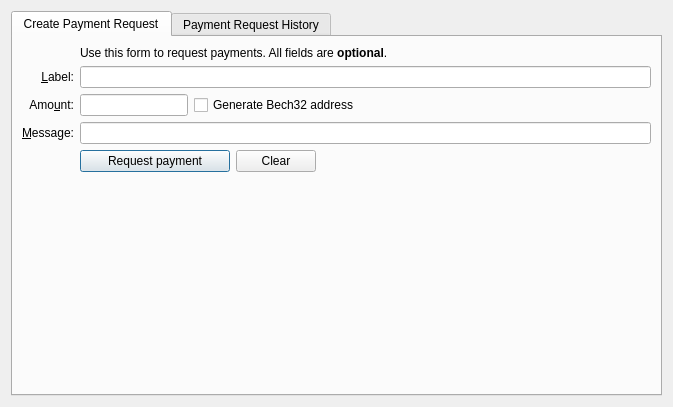
<?xml version="1.0" encoding="UTF-8"?>
<ui version="4.0">
 <class>PaymentRequestDialog</class>
 <widget class="QDialog" name="PaymentRequestDialog">
  <property name="geometry">
   <rect>
    <x>0</x>
    <y>0</y>
    <width>673</width>
    <height>407</height>
   </rect>
  </property>
  <property name="windowTitle">
   <string>Payment Requests</string>
  </property>
  <layout class="QVBoxLayout" name="verticalLayout">
   <item>
    <widget class="QTabWidget" name="tabWidget_2">
     <property name="currentIndex">
      <number>0</number>
     </property>
     <widget class="QWidget" name="tab_3">
      <attribute name="title">
       <string>Create Payment Request</string>
      </attribute>
      <layout class="QGridLayout" name="gridLayout_2">
       <item row="0" column="0">
        <layout class="QGridLayout" name="gridLayout">
         <item row="5" column="0">
          <widget class="QLabel" name="label">
           <property name="toolTip">
            <string>An optional amount to request. Leave this empty or zero to not request a specific amount.</string>
           </property>
           <property name="text">
            <string>Amo&amp;unt:</string>
           </property>
           <property name="alignment">
            <set>Qt::AlignRight|Qt::AlignTrailing|Qt::AlignVCenter</set>
           </property>
           <property name="buddy">
            <cstring>reqAmount</cstring>
           </property>
          </widget>
         </item>
         <item row="6" column="0">
          <widget class="QLabel" name="label_3">
           <property name="toolTip">
            <string>An optional message to attach to the payment request, which will be displayed when the request is opened. Note: The message will not be sent with the payment over the DriveNet network.</string>
           </property>
           <property name="text">
            <string>&amp;Message:</string>
           </property>
           <property name="alignment">
            <set>Qt::AlignRight|Qt::AlignTrailing|Qt::AlignVCenter</set>
           </property>
           <property name="buddy">
            <cstring>reqMessage</cstring>
           </property>
          </widget>
         </item>
         <item row="4" column="2">
          <widget class="QLineEdit" name="reqLabel">
           <property name="toolTip">
            <string>An optional label to associate with the new receiving address.</string>
           </property>
          </widget>
         </item>
         <item row="2" column="2">
          <widget class="QLabel" name="label_5">
           <property name="text">
            <string>Use this form to request payments. All fields are &lt;b&gt;optional&lt;/b&gt;.</string>
           </property>
          </widget>
         </item>
         <item row="4" column="0">
          <widget class="QLabel" name="label_2">
           <property name="toolTip">
            <string>An optional label to associate with the new receiving address.</string>
           </property>
           <property name="text">
            <string>&amp;Label:</string>
           </property>
           <property name="alignment">
            <set>Qt::AlignRight|Qt::AlignTrailing|Qt::AlignVCenter</set>
           </property>
           <property name="buddy">
            <cstring>reqLabel</cstring>
           </property>
          </widget>
         </item>
         <item row="6" column="2">
          <widget class="QLineEdit" name="reqMessage">
           <property name="toolTip">
            <string>An optional message to attach to the payment request, which will be displayed when the request is opened. Note: The message will not be sent with the payment over the DriveNet network.</string>
           </property>
          </widget>
         </item>
         <item row="7" column="2">
          <layout class="QHBoxLayout" name="horizontalLayout">
           <item>
            <widget class="QPushButton" name="receiveButton">
             <property name="minimumSize">
              <size>
               <width>150</width>
               <height>0</height>
              </size>
             </property>
             <property name="text">
              <string>Request payment</string>
             </property>
             <property name="icon">
              <iconset resource="../bitcoin.qrc">
               <normaloff>:/icons/receiving_addresses</normaloff>:/icons/receiving_addresses</iconset>
             </property>
            </widget>
           </item>
           <item>
            <widget class="QPushButton" name="clearButton">
             <property name="sizePolicy">
              <sizepolicy hsizetype="Minimum" vsizetype="Fixed">
               <horstretch>0</horstretch>
               <verstretch>0</verstretch>
              </sizepolicy>
             </property>
             <property name="toolTip">
              <string>Clear all fields of the form.</string>
             </property>
             <property name="text">
              <string>Clear</string>
             </property>
             <property name="icon">
              <iconset resource="../bitcoin.qrc">
               <normaloff>:/icons/remove</normaloff>:/icons/remove</iconset>
             </property>
             <property name="autoDefault">
              <bool>false</bool>
             </property>
            </widget>
           </item>
           <item>
            <spacer name="horizontalSpacer">
             <property name="orientation">
              <enum>Qt::Horizontal</enum>
             </property>
             <property name="sizeHint" stdset="0">
              <size>
               <width>40</width>
               <height>20</height>
              </size>
             </property>
            </spacer>
           </item>
          </layout>
         </item>
         <item row="7" column="0">
          <widget class="QLabel" name="label_7">
           <property name="text">
            <string/>
           </property>
          </widget>
         </item>
         <item row="5" column="2">
          <layout class="QHBoxLayout" name="horizontalLayout_6">
           <item>
            <widget class="AmountField" name="reqAmount">
             <property name="sizePolicy">
              <sizepolicy hsizetype="Fixed" vsizetype="Fixed">
               <horstretch>0</horstretch>
               <verstretch>0</verstretch>
              </sizepolicy>
             </property>
             <property name="minimumSize">
              <size>
               <width>80</width>
               <height>0</height>
              </size>
             </property>
             <property name="maximumSize">
              <size>
               <width>1000</width>
               <height>100</height>
              </size>
             </property>
             <property name="toolTip">
              <string>An optional amount to request. Leave this empty or zero to not request a specific amount.</string>
             </property>
            </widget>
           </item>
           <item>
            <widget class="QCheckBox" name="useBech32">
             <property name="sizePolicy">
              <sizepolicy hsizetype="Fixed" vsizetype="Fixed">
               <horstretch>0</horstretch>
               <verstretch>0</verstretch>
              </sizepolicy>
             </property>
             <property name="maximumSize">
              <size>
               <width>1000</width>
               <height>16777215</height>
              </size>
             </property>
             <property name="focusPolicy">
              <enum>Qt::StrongFocus</enum>
             </property>
             <property name="toolTip">
              <string>Bech32 addresses (BIP-173) are cheaper to spend from and offer better protection against typos. When unchecked a P2SH wrapped SegWit address will be created, compatible with older wallets.</string>
             </property>
             <property name="text">
              <string>Generate Bech32 address</string>
             </property>
            </widget>
           </item>
           <item>
            <spacer name="horizontalSpacer_3">
             <property name="orientation">
              <enum>Qt::Horizontal</enum>
             </property>
             <property name="sizeHint" stdset="0">
              <size>
               <width>0</width>
               <height>0</height>
              </size>
             </property>
            </spacer>
           </item>
          </layout>
         </item>
        </layout>
       </item>
       <item row="1" column="0">
        <spacer name="verticalSpacer_4">
         <property name="orientation">
          <enum>Qt::Vertical</enum>
         </property>
         <property name="sizeHint" stdset="0">
          <size>
           <width>20</width>
           <height>40</height>
          </size>
         </property>
        </spacer>
       </item>
      </layout>
     </widget>
     <widget class="QWidget" name="tab_4">
      <attribute name="title">
       <string>Payment Request History</string>
      </attribute>
      <layout class="QVBoxLayout" name="verticalLayout_6">
       <item>
        <widget class="QFrame" name="frame">
         <property name="sizePolicy">
          <sizepolicy hsizetype="Preferred" vsizetype="Expanding">
           <horstretch>0</horstretch>
           <verstretch>0</verstretch>
          </sizepolicy>
         </property>
         <property name="frameShape">
          <enum>QFrame::StyledPanel</enum>
         </property>
         <property name="frameShadow">
          <enum>QFrame::Raised</enum>
         </property>
         <layout class="QVBoxLayout" name="verticalLayout_2">
          <item>
           <widget class="QLabel" name="label_6">
            <property name="font">
             <font>
              <weight>75</weight>
              <bold>true</bold>
             </font>
            </property>
            <property name="text">
             <string>Requested payments history</string>
            </property>
           </widget>
          </item>
          <item>
           <widget class="QTableView" name="recentRequestsView">
            <property name="contextMenuPolicy">
             <enum>Qt::CustomContextMenu</enum>
            </property>
            <property name="tabKeyNavigation">
             <bool>false</bool>
            </property>
            <property name="sortingEnabled">
             <bool>true</bool>
            </property>
           </widget>
          </item>
          <item>
           <layout class="QHBoxLayout" name="horizontalLayout_2">
            <item>
             <widget class="QPushButton" name="showRequestButton">
              <property name="enabled">
               <bool>false</bool>
              </property>
              <property name="toolTip">
               <string>Show the selected request (does the same as double clicking an entry)</string>
              </property>
              <property name="text">
               <string>Show</string>
              </property>
              <property name="icon">
               <iconset resource="../bitcoin.qrc">
                <normaloff>:/icons/edit</normaloff>:/icons/edit</iconset>
              </property>
              <property name="autoDefault">
               <bool>false</bool>
              </property>
             </widget>
            </item>
            <item>
             <widget class="QPushButton" name="removeRequestButton">
              <property name="enabled">
               <bool>false</bool>
              </property>
              <property name="toolTip">
               <string>Remove the selected entries from the list</string>
              </property>
              <property name="text">
               <string>Remove</string>
              </property>
              <property name="icon">
               <iconset resource="../bitcoin.qrc">
                <normaloff>:/icons/remove</normaloff>:/icons/remove</iconset>
              </property>
              <property name="autoDefault">
               <bool>false</bool>
              </property>
             </widget>
            </item>
            <item>
             <spacer name="horizontalSpacer_2">
              <property name="orientation">
               <enum>Qt::Horizontal</enum>
              </property>
              <property name="sizeHint" stdset="0">
               <size>
                <width>40</width>
                <height>20</height>
               </size>
              </property>
             </spacer>
            </item>
           </layout>
          </item>
         </layout>
        </widget>
       </item>
      </layout>
     </widget>
    </widget>
   </item>
  </layout>
 </widget>
 <customwidgets>
  <customwidget>
   <class>AmountField</class>
   <extends>QLineEdit</extends>
   <header location="global">qt/amountfield.h</header>
  </customwidget>
 </customwidgets>
 <resources>
  <include location="../bitcoin.qrc"/>
 </resources>
 <connections/>
</ui>
